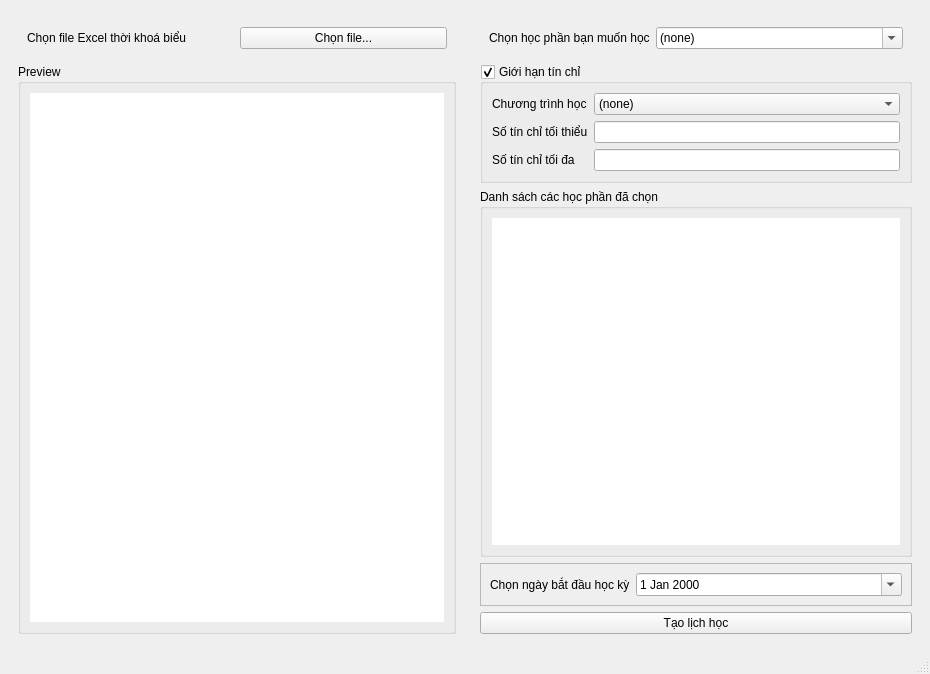
<?xml version="1.0" encoding="UTF-8"?>
<ui version="4.0">
 <class>MainWindow</class>
 <widget class="QMainWindow" name="MainWindow">
  <property name="geometry">
   <rect>
    <x>0</x>
    <y>0</y>
    <width>930</width>
    <height>674</height>
   </rect>
  </property>
  <property name="windowTitle">
   <string>MainWindow</string>
  </property>
  <widget class="QWidget" name="centralwidget">
   <layout class="QHBoxLayout" name="horizontalLayout_2">
    <item>
     <widget class="QFrame" name="frame_3">
      <property name="maximumSize">
       <size>
        <width>16777215</width>
        <height>16777215</height>
       </size>
      </property>
      <property name="frameShape">
       <enum>QFrame::NoFrame</enum>
      </property>
      <property name="frameShadow">
       <enum>QFrame::Plain</enum>
      </property>
      <layout class="QVBoxLayout" name="verticalLayout_4">
       <item>
        <widget class="QFrame" name="frame">
         <property name="frameShape">
          <enum>QFrame::NoFrame</enum>
         </property>
         <property name="frameShadow">
          <enum>QFrame::Plain</enum>
         </property>
         <layout class="QHBoxLayout" name="horizontalLayout">
          <item>
           <widget class="QLabel" name="label">
            <property name="text">
             <string>Chọn file Excel thời khoá biểu</string>
            </property>
           </widget>
          </item>
          <item>
           <widget class="QPushButton" name="pushButton">
            <property name="text">
             <string>Chọn file...</string>
            </property>
           </widget>
          </item>
         </layout>
        </widget>
       </item>
       <item>
        <widget class="QGroupBox" name="groupBox">
         <property name="title">
          <string>Preview</string>
         </property>
         <property name="flat">
          <bool>true</bool>
         </property>
         <property name="checkable">
          <bool>false</bool>
         </property>
         <layout class="QVBoxLayout" name="verticalLayout_3">
          <item>
           <widget class="QTableWidget" name="tableWidget">
            <property name="frameShape">
             <enum>QFrame::NoFrame</enum>
            </property>
            <property name="frameShadow">
             <enum>QFrame::Plain</enum>
            </property>
           </widget>
          </item>
         </layout>
        </widget>
       </item>
      </layout>
     </widget>
    </item>
    <item>
     <widget class="QFrame" name="frame_4">
      <property name="maximumSize">
       <size>
        <width>450</width>
        <height>16777215</height>
       </size>
      </property>
      <property name="frameShape">
       <enum>QFrame::NoFrame</enum>
      </property>
      <property name="frameShadow">
       <enum>QFrame::Plain</enum>
      </property>
      <layout class="QVBoxLayout" name="verticalLayout">
       <item>
        <widget class="QFrame" name="frame">
         <property name="sizePolicy">
          <sizepolicy hsizetype="Preferred" vsizetype="Fixed">
           <horstretch>0</horstretch>
           <verstretch>0</verstretch>
          </sizepolicy>
         </property>
         <layout class="QFormLayout" name="formLayout">
          <item row="1" column="0">
           <widget class="QLabel" name="label_2">
            <property name="text">
             <string>Chọn học phần bạn muốn học</string>
            </property>
           </widget>
          </item>
          <item row="1" column="1">
           <widget class="QComboBox" name="comboBox">
            <property name="editable">
             <bool>true</bool>
            </property>
            <item>
             <property name="text">
              <string>(none)</string>
             </property>
            </item>
            <item>
             <property name="text">
              <string>IT3011</string>
             </property>
            </item>
            <item>
             <property name="text">
              <string>MI3052</string>
             </property>
            </item>
           </widget>
          </item>
         </layout>
        </widget>
       </item>
       <item>
        <widget class="QGroupBox" name="groupBox_3">
         <property name="title">
          <string>Giới hạn tín chỉ</string>
         </property>
         <property name="flat">
          <bool>true</bool>
         </property>
         <property name="checkable">
          <bool>true</bool>
         </property>
         <layout class="QFormLayout" name="formLayout_2">
          <item row="0" column="0">
           <widget class="QLabel" name="label_4">
            <property name="text">
             <string>Chương trình học</string>
            </property>
           </widget>
          </item>
          <item row="0" column="1">
           <widget class="QComboBox" name="comboBox_2">
            <item>
             <property name="text">
              <string>(none)</string>
             </property>
            </item>
            <item>
             <property name="text">
              <string>Chương trình chuẩn</string>
             </property>
            </item>
            <item>
             <property name="text">
              <string>Chương trình ELITECH</string>
             </property>
            </item>
            <item>
             <property name="text">
              <string>Khác/Tuỳ chỉnh</string>
             </property>
            </item>
           </widget>
          </item>
          <item row="1" column="0">
           <widget class="QLabel" name="label_5">
            <property name="text">
             <string>Số tín chỉ tối thiểu</string>
            </property>
           </widget>
          </item>
          <item row="1" column="1">
           <widget class="QLineEdit" name="lineEdit">
            <property name="readOnly">
             <bool>true</bool>
            </property>
           </widget>
          </item>
          <item row="2" column="0">
           <widget class="QLabel" name="label_6">
            <property name="text">
             <string>Số tín chỉ tối đa</string>
            </property>
           </widget>
          </item>
          <item row="2" column="1">
           <widget class="QLineEdit" name="lineEdit_2">
            <property name="readOnly">
             <bool>true</bool>
            </property>
           </widget>
          </item>
         </layout>
        </widget>
       </item>
       <item>
        <widget class="QGroupBox" name="groupBox_2">
         <property name="title">
          <string>Danh sách các học phần đã chọn</string>
         </property>
         <property name="flat">
          <bool>true</bool>
         </property>
         <layout class="QVBoxLayout" name="verticalLayout_5">
          <item>
           <widget class="QListView" name="chosen_subjects">
            <property name="styleSheet">
             <string notr="true">.chosen_subjects{
	border-radius: 50px;
}</string>
            </property>
            <property name="frameShape">
             <enum>QFrame::NoFrame</enum>
            </property>
            <property name="frameShadow">
             <enum>QFrame::Plain</enum>
            </property>
           </widget>
          </item>
         </layout>
        </widget>
       </item>
       <item>
        <widget class="QFrame" name="frame_2">
         <property name="frameShape">
          <enum>QFrame::StyledPanel</enum>
         </property>
         <property name="frameShadow">
          <enum>QFrame::Raised</enum>
         </property>
         <layout class="QFormLayout" name="formLayout_4">
          <item row="0" column="0">
           <widget class="QLabel" name="label_3">
            <property name="text">
             <string>Chọn ngày bắt đầu học kỳ</string>
            </property>
           </widget>
          </item>
          <item row="0" column="1">
           <widget class="QDateEdit" name="dateEdit">
            <property name="calendarPopup">
             <bool>true</bool>
            </property>
           </widget>
          </item>
         </layout>
        </widget>
       </item>
       <item>
        <widget class="QPushButton" name="pushButton_2">
         <property name="text">
          <string>Tạo lịch học</string>
         </property>
        </widget>
       </item>
      </layout>
     </widget>
    </item>
   </layout>
  </widget>
  <widget class="QMenuBar" name="menubar">
   <property name="geometry">
    <rect>
     <x>0</x>
     <y>0</y>
     <width>930</width>
     <height>22</height>
    </rect>
   </property>
  </widget>
  <widget class="QStatusBar" name="statusbar"/>
 </widget>
 <resources/>
 <connections/>
</ui>
